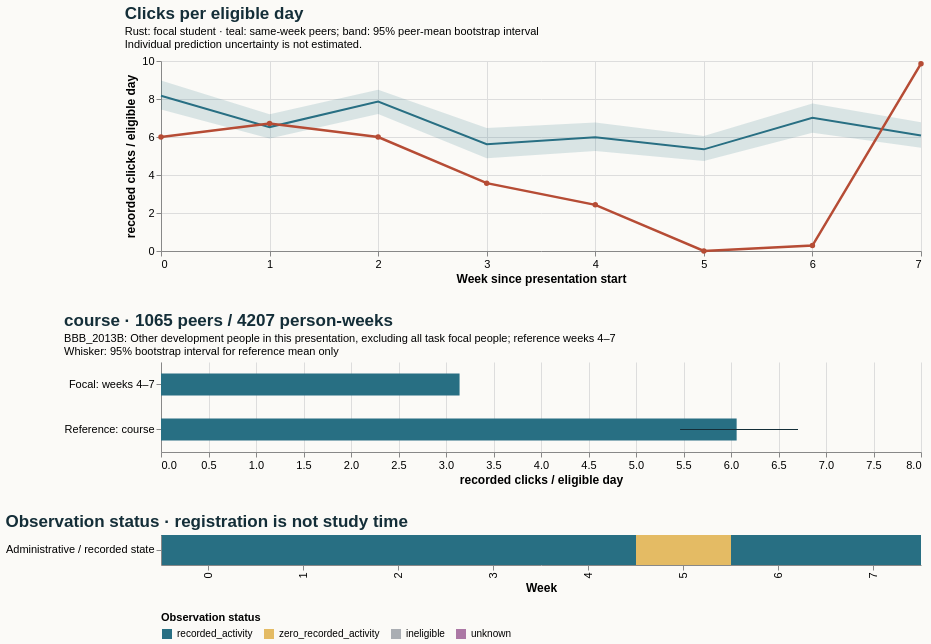

The specification (Vega-Lite) saved for this image:
### Vega-Lite specification from a JSON file in a GitHub repository (floating-point values rounded to 4 significant figures)
{"$schema": "https://vega.github.io/schema/vega-lite/v5.20.1.json", "config": {"axis": {"labelFontSize": 11, "titleFontSize": 12}, "background": "#fbfaf7", "font": "sans-serif", "title": {"anchor": "start", "color": "#142e38", "fontSize": 17, "subtitleFontSize": 11}, "view": {"continuousHeight": 300, "continuousWidth": 300, "stroke": null}}, "datasets": {"data-3a880a9b1bf5d6825baf121029f88375": [{"eligible_days": 7.0, "end_day": 6, "logging_completeness": "unknown", "observation_status": "recorded_activity", "row": "Administrative / recorded state", "score_status": "withheld_release_time_unknown", "start_day": 0, "value": 6.0, "week": 0}, {"eligible_days": 7.0, "end_day": 13, "logging_completeness": "unknown", "observation_status": "recorded_activity", "row": "Administrative / recorded state", "score_status": "withheld_release_time_unknown", "start_day": 7, "value": 6.714, "week": 1}, {"eligible_days": 7.0, "end_day": 20, "logging_completeness": "unknown", "observation_status": "recorded_activity", "row": "Administrative / recorded state", "score_status": "withheld_release_time_unknown", "start_day": 14, "value": 6.0, "week": 2}, {"eligible_days": 7.0, "end_day": 27, "logging_completeness": "unknown", "observation_status": "recorded_activity", "row": "Administrative / recorded state", "score_status": "withheld_release_time_unknown", "start_day": 21, "value": 3.571, "week": 3}, {"eligible_days": 7.0, "end_day": 34, "logging_completeness": "unknown", "observation_status": "recorded_activity", "row": "Administrative / recorded state", "score_status": "withheld_release_time_unknown", "start_day": 28, "value": 2.429, "week": 4}, {"eligible_days": 7.0, "end_day": 41, "logging_completeness": "unknown", "observation_status": "zero_recorded_activity", "row": "Administrative / recorded state", "score_status": "withheld_release_time_unknown", "start_day": 35, "value": 0.0, "week": 5}, {"eligible_days": 7.0, "end_day": 48, "logging_completeness": "unknown", "observation_status": "recorded_activity", "row": "Administrative / recorded state", "score_status": "withheld_release_time_unknown", "start_day": 42, "value": 0.2857, "week": 6}, {"eligible_days": 7.0, "end_day": 55, "logging_completeness": "unknown", "observation_status": "recorded_activity", "row": "Administrative / recorded state", "score_status": "withheld_release_time_unknown", "start_day": 49, "value": 9.857, "week": 7}], "data-681cb2dcb252e9cdcff41efb084cadc5": [{"hi": null, "lo": null, "series": "Focal: weeks 4–7", "value": 3.143}, {"hi": 6.705, "lo": 5.464, "series": "Reference: course", "value": 6.059}], "data-cbeca7357f7e12eb9489f4a159a3e989": [{"end_day": 6, "focal_value": 6.0, "peer_ci_high": 8.969, "peer_ci_low": 7.452, "peer_mean": 8.174, "peer_observations": 1127, "peer_people": 1127, "reference": "course", "unit": "recorded clicks / eligible day", "week": 0}, {"end_day": 13, "focal_value": 6.714, "peer_ci_high": 7.195, "peer_ci_low": 5.918, "peer_mean": 6.521, "peer_observations": 1121, "peer_people": 1121, "reference": "course", "unit": "recorded clicks / eligible day", "week": 1}, {"end_day": 20, "focal_value": 6.0, "peer_ci_high": 8.491, "peer_ci_low": 7.214, "peer_mean": 7.865, "peer_observations": 1105, "peer_people": 1105, "reference": "course", "unit": "recorded clicks / eligible day", "week": 2}, {"end_day": 27, "focal_value": 3.571, "peer_ci_high": 6.47, "peer_ci_low": 4.882, "peer_mean": 5.625, "peer_observations": 1098, "peer_people": 1098, "reference": "course", "unit": "recorded clicks / eligible day", "week": 3}, {"end_day": 34, "focal_value": 2.429, "peer_ci_high": 6.765, "peer_ci_low": 5.263, "peer_mean": 5.982, "peer_observations": 1065, "peer_people": 1065, "reference": "course", "unit": "recorded clicks / eligible day", "week": 4}, {"end_day": 41, "focal_value": 0.0, "peer_ci_high": 6.054, "peer_ci_low": 4.731, "peer_mean": 5.35, "peer_observations": 1058, "peer_people": 1058, "reference": "course", "unit": "recorded clicks / eligible day", "week": 5}, {"end_day": 48, "focal_value": 0.2857, "peer_ci_high": 7.767, "peer_ci_low": 6.224, "peer_mean": 7.012, "peer_observations": 1050, "peer_people": 1050, "reference": "course", "unit": "recorded clicks / eligible day", "week": 6}, {"end_day": 55, "focal_value": 9.857, "peer_ci_high": 6.777, "peer_ci_low": 5.429, "peer_mean": 6.076, "peer_observations": 1034, "peer_people": 1034, "reference": "course", "unit": "recorded clicks / eligible day", "week": 7}]}, "resolve": {"scale": {"color": "independent"}}, "spacing": 28, "vconcat": [{"data": {"name": "data-cbeca7357f7e12eb9489f4a159a3e989"}, "height": 190, "layer": [{"encoding": {"x": {"axis": {"tickMinStep": 1}, "field": "week", "title": "Week since presentation start", "type": "quantitative"}, "y": {"field": "peer_ci_low", "scale": {"zero": true}, "title": "recorded clicks / eligible day", "type": "quantitative"}, "y2": {"field": "peer_ci_high"}}, "mark": {"color": "#286f83", "opacity": 0.16, "type": "area"}}, {"encoding": {"tooltip": [{"field": "week", "type": "quantitative"}, {"field": "peer_mean", "type": "quantitative"}, {"field": "peer_people", "type": "quantitative"}, {"field": "peer_observations", "type": "quantitative"}], "x": {"field": "week", "type": "quantitative"}, "y": {"field": "peer_mean", "type": "quantitative"}}, "mark": {"color": "#286f83", "strokeWidth": 2, "type": "line"}}, {"encoding": {"tooltip": [{"field": "week", "type": "quantitative"}, {"field": "focal_value", "type": "quantitative"}], "x": {"field": "week", "type": "quantitative"}, "y": {"field": "focal_value", "type": "quantitative"}}, "mark": {"color": "#b64c35", "point": {"color": "#b64c35"}, "strokeWidth": 2.5, "type": "line"}}], "title": {"subtitle": ["Rust: focal student · teal: same-week peers; band: 95% peer-mean bootstrap interval", "Individual prediction uncertainty is not estimated."], "text": "Clicks per eligible day"}, "width": 760}, {"data": {"name": "data-681cb2dcb252e9cdcff41efb084cadc5"}, "height": 90, "layer": [{"encoding": {"x": {"field": "value", "scale": {"domain": [0, 7.041], "zero": true}, "title": "recorded clicks / eligible day", "type": "quantitative"}, "y": {"field": "series", "sort": null, "title": null, "type": "nominal"}}, "mark": {"color": "#286f83", "size": 22, "type": "bar"}}, {"encoding": {"x": {"field": "lo", "type": "quantitative"}, "x2": {"field": "hi"}, "y": {"field": "series", "sort": null, "title": null, "type": "nominal"}}, "mark": {"color": "#142e38", "type": "rule"}}], "title": {"subtitle": ["BBB_2013B: Other development people in this presentation, excluding all task focal people; reference weeks 4–7", "Whisker: 95% bootstrap interval for reference mean only"], "text": "course · 1065 peers / 4207 person-weeks"}, "width": 760}, {"data": {"name": "data-3a880a9b1bf5d6825baf121029f88375"}, "encoding": {"color": {"field": "observation_status", "legend": {"labelLimit": 260, "orient": "bottom"}, "scale": {"domain": ["recorded_activity", "zero_recorded_activity", "ineligible", "unknown"], "range": ["#286f83", "#e4bb64", "#aaaeb3", "#ac78a5"]}, "title": "Observation status", "type": "nominal"}, "tooltip": [{"field": "week", "type": "quantitative"}, {"field": "eligible_days", "type": "quantitative"}, {"field": "observation_status", "type": "nominal"}, {"field": "logging_completeness", "type": "nominal"}], "x": {"field": "week", "title": "Week", "type": "ordinal"}, "y": {"field": "row", "title": null, "type": "nominal"}}, "height": 30, "mark": {"type": "rect"}, "title": "Observation status · registration is not study time", "width": 760}]}
